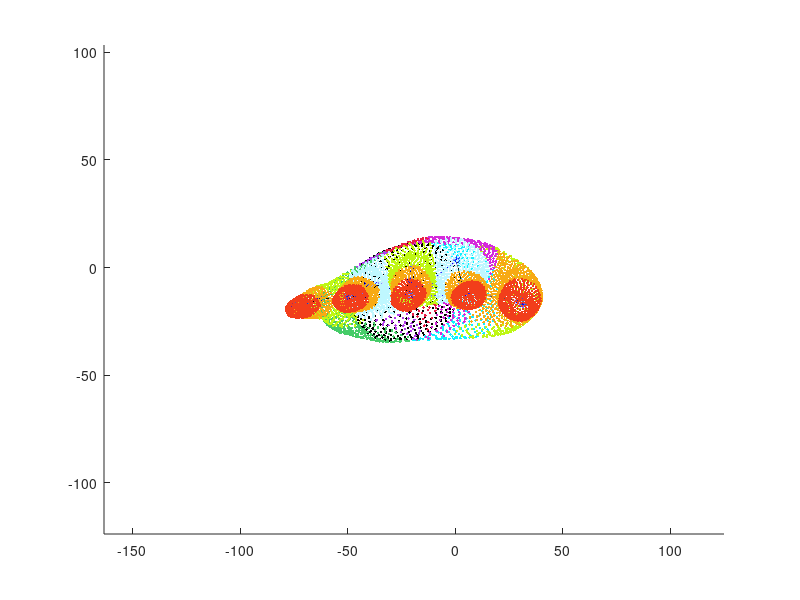
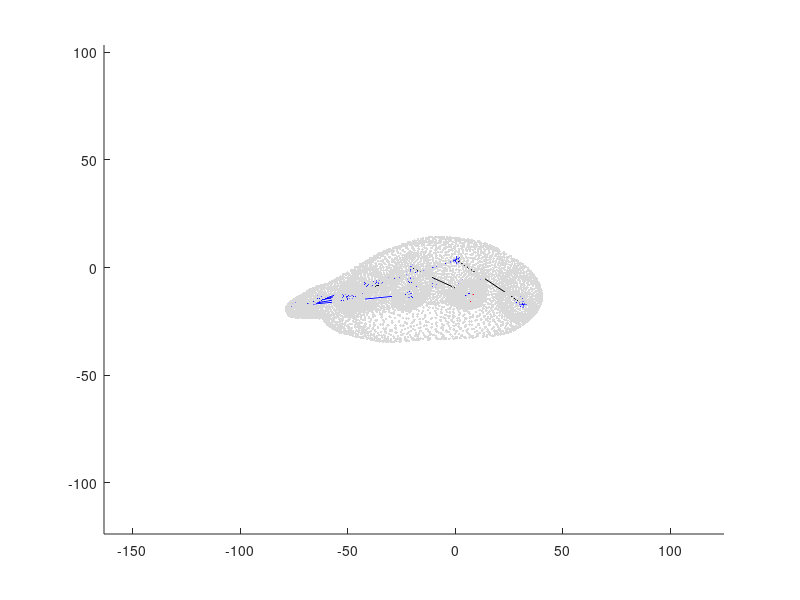

MATLAB code to generate these figures, in order: (Note: this script raises an error after producing the figures.)
clc; clear all;
addpath functions;
addpath(genpath('external'));
load('sg_mesh.mat');
centers = sg_mesh.centers; v_segment = sg_mesh.assignment; V = sg_mesh.vertices; F = sg_mesh.faces;
S = sg_mesh.bonestructure;

Sg1 = sg_mesh.segment.Sg1;Sg2 = sg_mesh.segment.Sg2;Sg3 = sg_mesh.segment.Sg3;Sg4 = sg_mesh.segment.Sg4;Sg5 = sg_mesh.segment.Sg5;Sg6 = sg_mesh.segment.Sg6;Sg7 = sg_mesh.segment.Sg7;Sg8 = sg_mesh.segment.Sg8;
Sg9 = sg_mesh.segment.Sg9;Sg10 = sg_mesh.segment.Sg10;Sg11 = sg_mesh.segment.Sg11;Sg12 = sg_mesh.segment.Sg12;Sg13 = sg_mesh.segment.Sg13;Sg14 = sg_mesh.segment.Sg14;Sg15 = sg_mesh.segment.Sg15;
Sg16 = sg_mesh.segment.Sg16; Sg17 = sg_mesh.segment.Sg17; Sg18 = sg_mesh.segment.Sg18; Sg19 = sg_mesh.segment.Sg19; Sg20 = sg_mesh.segment.Sg20; Sg21 = sg_mesh.segment.Sg21;

%% Visualization mesh
A = centers;
figure()
hold on
axis equal
scatter3(Sg1(:,1),Sg1(:,2),Sg1(:,3),'.', 'MarkerEdgeColor',[16/255, 241/255, 255/255])
scatter3(Sg2(:,1),Sg2(:,2),Sg2(:,3),'.', 'MarkerEdgeColor',[213/255, 42/255, 219/255])
scatter3(Sg3(:,1),Sg3(:,2),Sg3(:,3),'.', 'MarkerEdgeColor',[233/255, 30/255, 68/255])
scatter3(Sg4(:,1),Sg4(:,2),Sg4(:,3),'.', 'MarkerEdgeColor',[179/255, 59/255, 235/255])
scatter3(Sg5(:,1),Sg5(:,2),Sg5(:,3),'.', 'MarkerEdgeColor',[69/255, 204/255, 104/255])
scatter3(Sg6(:,1),Sg6(:,2),Sg6(:,3),'.', 'MarkerEdgeColor',[191/255, 247/255, 20/255])
scatter3(Sg7(:,1),Sg7(:,2),Sg7(:,3),'.', 'MarkerEdgeColor',[247/255, 170/255, 20/255])
scatter3(Sg8(:,1),Sg8(:,2),Sg8(:,3),'.', 'MarkerEdgeColor',[242/255, 62/255, 27/255])
scatter3(Sg9(:,1),Sg9(:,2),Sg9(:,3),'.', 'MarkerEdgeColor',[191/255, 247/255, 255/255])
scatter3(Sg10(:,1),Sg10(:,2),Sg10(:,3),'.', 'MarkerEdgeColor',[247/255, 170/255, 20/255])
scatter3(Sg11(:,1),Sg11(:,2),Sg11(:,3),'.', 'MarkerEdgeColor',[242/255, 62/255, 27/255])
scatter3(Sg12(:,1),Sg12(:,2),Sg12(:,3),'.', 'MarkerEdgeColor',[191/255, 247/255, 20/255])
scatter3(Sg13(:,1),Sg13(:,2),Sg13(:,3),'.', 'MarkerEdgeColor',[247/255, 170/255, 20/255])
scatter3(Sg14(:,1),Sg14(:,2),Sg14(:,3),'.', 'MarkerEdgeColor',[242/255, 62/255, 27/255])
scatter3(Sg15(:,1),Sg15(:,2),Sg15(:,3),'.', 'MarkerEdgeColor',[191/255, 247/255, 255/255])
scatter3(Sg16(:,1),Sg16(:,2),Sg16(:,3),'.', 'MarkerEdgeColor',[247/255, 170/255, 20/255])
scatter3(Sg17(:,1),Sg17(:,2),Sg17(:,3),'.', 'MarkerEdgeColor',[242/255, 62/255, 27/255])
scatter3(Sg18(:,1),Sg18(:,2),Sg18(:,3),'.', 'MarkerEdgeColor',[191/255, 247/255, 20/255])
scatter3(Sg19(:,1),Sg19(:,2),Sg19(:,3),'.', 'MarkerEdgeColor',[247/255, 170/255, 20/255])
scatter3(Sg20(:,1),Sg20(:,2),Sg20(:,3),'.', 'MarkerEdgeColor',[242/255, 62/255, 27/255])
scatter3(Sg21(:,1),Sg21(:,2),Sg21(:,3),'.', 'MarkerEdgeColor',[0, 0, 0])
plot3(A(:,1),A(:,2),A(:,3),'b*')
plot3(A(1:4,1), A(1:4,2), A(1:4,3),'k-')
plot3(A(5:8,1), A(5:8,2), A(5:8,3),'k-')
plot3(A(9:12,1), A(9:12,2), A(9:12,3),'k-')
plot3(A(13:16,1), A(13:16,2), A(13:16,3),'k-')
plot3(A(17:20,1), A(17:20,2), A(17:20,3),'k-')
plot3(A([4 22],1),A([4 22],2),A([4 22],3),'b-')
plot3(A([8 22],1),A([8 22],2),A([8 22],3),'b-')
plot3(A([12 22],1),A([12 22],2),A([12 22],3),'b-')
plot3(A([16 22],1),A([16 22],2),A([16 22],3),'b-')
plot3(A([20 22],1),A([20 22],2),A([20 22],3),'b-')
plot3(A([22 27],1),A([22 27],2),A([22 27],3),'k-')
%scatter3(V(:,1),V(:,2),V(:,3),'.', 'MarkerEdgeColor',[217/255, 217/255, 217/255])
hold off

%% vertex id finder % drawer

pick = [7.2863 -13.8959 40.9572]

t = zeros(size(V,1),2); 
for i = 1:size(V,1)
    t(i,1) = i;
    t(i,2) = norm(V(i,1:3)-pick);
end 
mindist_pt = min(t(:,2));
[vertexIdx ,col] = find(t(:,2) == mindist_pt);
main_segment = v_segment(vertexIdx);
fprintf('VertexIdx = %.0f, Current segment = %.0f\n',vertexIdx, main_segment)

if main_segment == 1
    SgV = Sg1;
    jna = centers(22,:);
    jnb = centers(20,:);
    jna_p = centers(27,:);
elseif main_segment == 2
    SgV = Sg2;
    jna = centers(22,:);
    jnb = centers(20,:);
    jna_p = centers(27,:);
elseif main_segment == 3
    SgV = Sg3;
    jna = centers(22,:);
    jnb = centers(20,:);
    jna_p = centers(27,:);
elseif main_segment == 4
    SgV = Sg4;
    jna = centers(22,:);
    jnb = centers(20,:);
    jna_p = centers(27,:);
elseif main_segment == 5
    SgV = Sg5;
    jna = centers(22,:);
    jnb = centers(20,:);
    jna_p = centers(27,:);
elseif main_segment == 6
    SgV = Sg6;
    jna = centers(20,:);
    jnb = centers(19,:);
    jna_p = centers(22,:);
elseif main_segment == 7
    SgV = Sg7;
    jna = centers(19,:);
    jnb = centers(18,:);
    jna_p = centers(20,:);
elseif main_segment == 8 % thumb tip
    SgV = Sg8;
    jna = centers(18,:);
    jnb = centers(17,:);
    jna_p = centers(19,:);
elseif main_segment == 9
    SgV = Sg9;
    jna = centers(16,:);
    jnb = centers(15,:);
    jna_p = centers(22,:);
elseif main_segment == 10
    SgV = Sg10;
    jna = centers(15,:);
    jnb = centers(14,:);
    jna_p = centers(16,:);
elseif main_segment == 11
    SgV = Sg11;
    jna = centers(14,:);
    jnb = centers(13,:);
    jna_p = centers(25,:);
elseif main_segment == 12
    SgV = Sg12;
    jna = centers(12,:);
    jnb = centers(11,:);
    jna_p = centers(22,:);
elseif main_segment == 13
    SgV = Sg13;
    jna = centers(11,:);
    jnb = centers(10,:);
    jna_p = centers(12,:);
elseif main_segment == 14
    SgV = Sg14;
    jna = centers(10,:);
    jnb = centers(9,:);
    jna_p = centers(11,:);
elseif main_segment == 15
    SgV = Sg15;
    jna = centers(8,:);
    jnb = centers(7,:);
    jna_p = centers(22,:);
elseif main_segment == 16
    SgV = Sg16;
    jna = centers(7,:);
    jnb = centers(6,:);
    jna_p = centers(8,:);
elseif main_segment == 17
    SgV = Sg17;
    jna = centers(6,:);
    jnb = centers(5,:);
    jna_p = centers(7,:);
elseif main_segment == 18
    SgV = Sg18;
    jna = centers(4,:);
    jnb = centers(3,:);
    jna_p = centers(22,:);
elseif main_segment == 19
    SgV = Sg19;
    jna = centers(3,:);
    jnb = centers(2,:);
    jna_p = centers(4,:);
elseif main_segment == 20
    SgV = Sg20;
    jna = centers(2,:);
    jnb = centers(1,:);
    jna_p = centers(3,:);
elseif main_segment == 21
    SgV = Sg21;
    jna = centers(27,:);
    jnb = centers(22,:);
else
    SgV = [];
end

figure() % point cloud 3D plotting
hold on
axis equal
plot3(A(:,1),A(:,2),A(:,3),'b*') % CoR plotting
% Link between CoRs
plot3(A(1:2,1), A(1:2,2), A(1:2,3),'k-')
plot3(A(2:5,1), A(2:5,2), A(2:5,3),'b-')
plot3(A(6:8,1), A(6:8,2), A(6:8,3),'k-')
plot3(A(9:11,1), A(9:11,2), A(9:11,3),'k-')
plot3(A(12:14,1), A(12:14,2), A(12:14,3),'k-')
plot3(A(16:18,1), A(16:18,2), A(16:18,3),'k-')
plot3(A([2 6],1),A([2 6],2),A([2 6],3),'b-')
plot3(A([2 9],1),A([2 9],2),A([2 9],3),'b-')
plot3(A([2 12],1),A([2 12],2),A([2 12],3),'b-')
plot3(A([2 16],1),A([2 16],2),A([2 16],3),'b-')
scatter3(V(:,1),V(:,2),V(:,3),'.', 'MarkerEdgeColor',[217/255, 217/255, 217/255])
scatter3(V(vertexIdx,1),V(vertexIdx,2),V(vertexIdx,3), 'o', 'MarkerEdgeColor',[255/255, 0/255, 0/255])
scatter3(A(wc_t(:,1),1),A(wc_t(:,1),2),A(wc_t(:,1),3), 'o', 'MarkerEdgeColor',[255/255, 0/255, 0/255])
scatter3(SgV(:,1),SgV(:,2),SgV(:,3),'.', 'MarkerEdgeColor',[242/255, 62/255, 27/255])
hold off

%%
% function, initial parameter setting
a = 1.3;
c = 0.25;
fx = a*exp(-((x-0.5)^2)/(2*c^2));

W = zeros(size(V,1),21);

vertexIdx = 1;

% main influence joint = jna of assigned segment